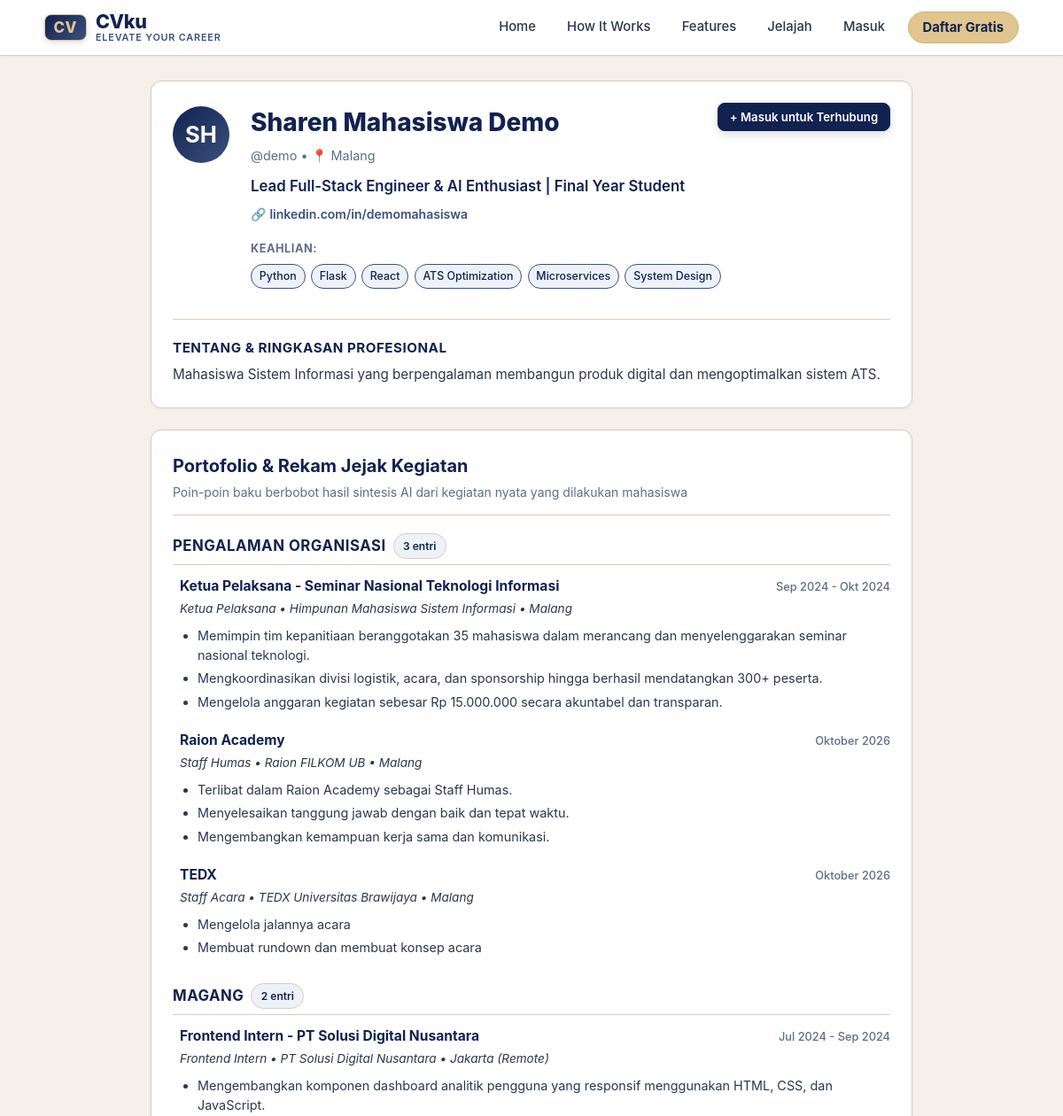
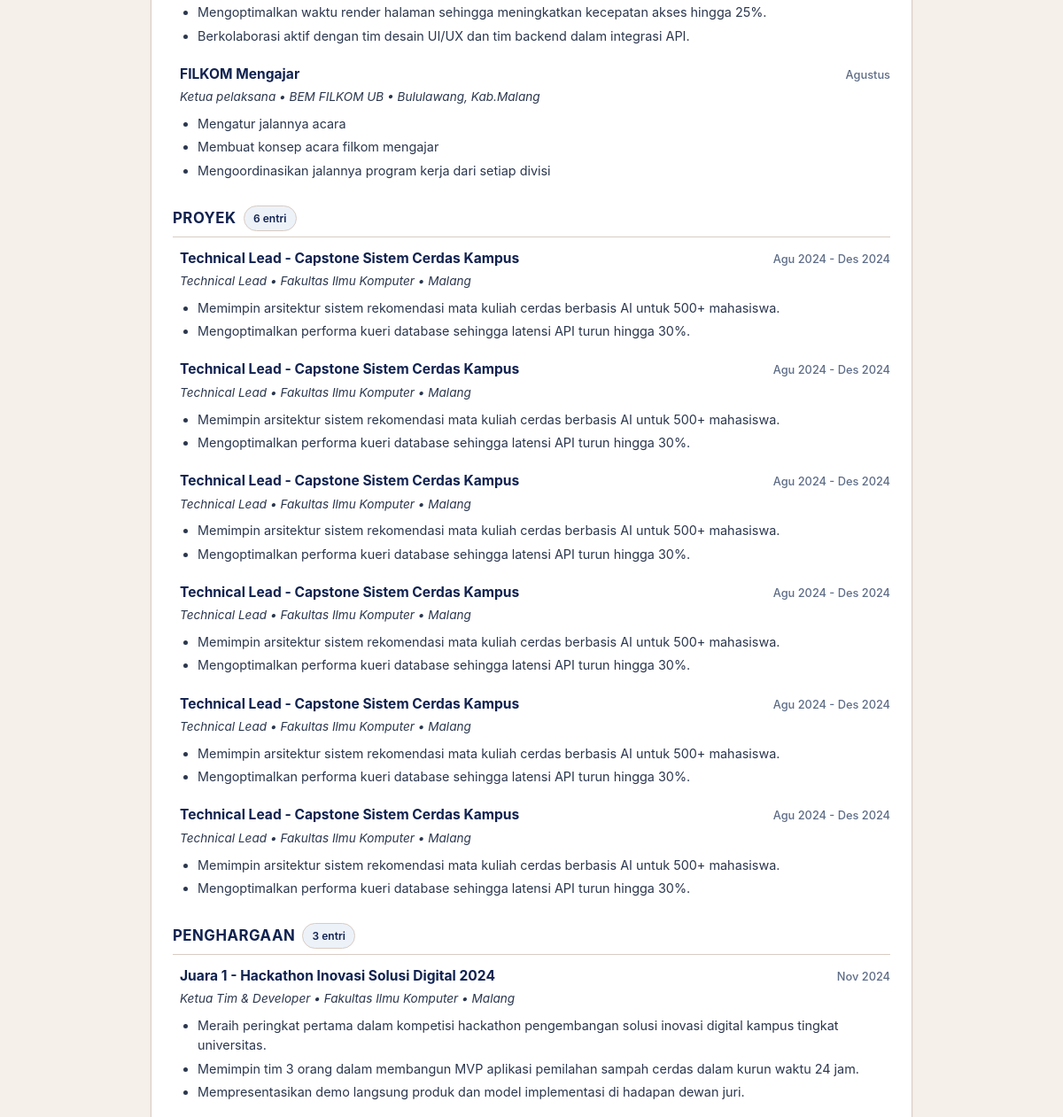
The app's page /u/1 (upper part), older data (2 pictures, top to bottom).
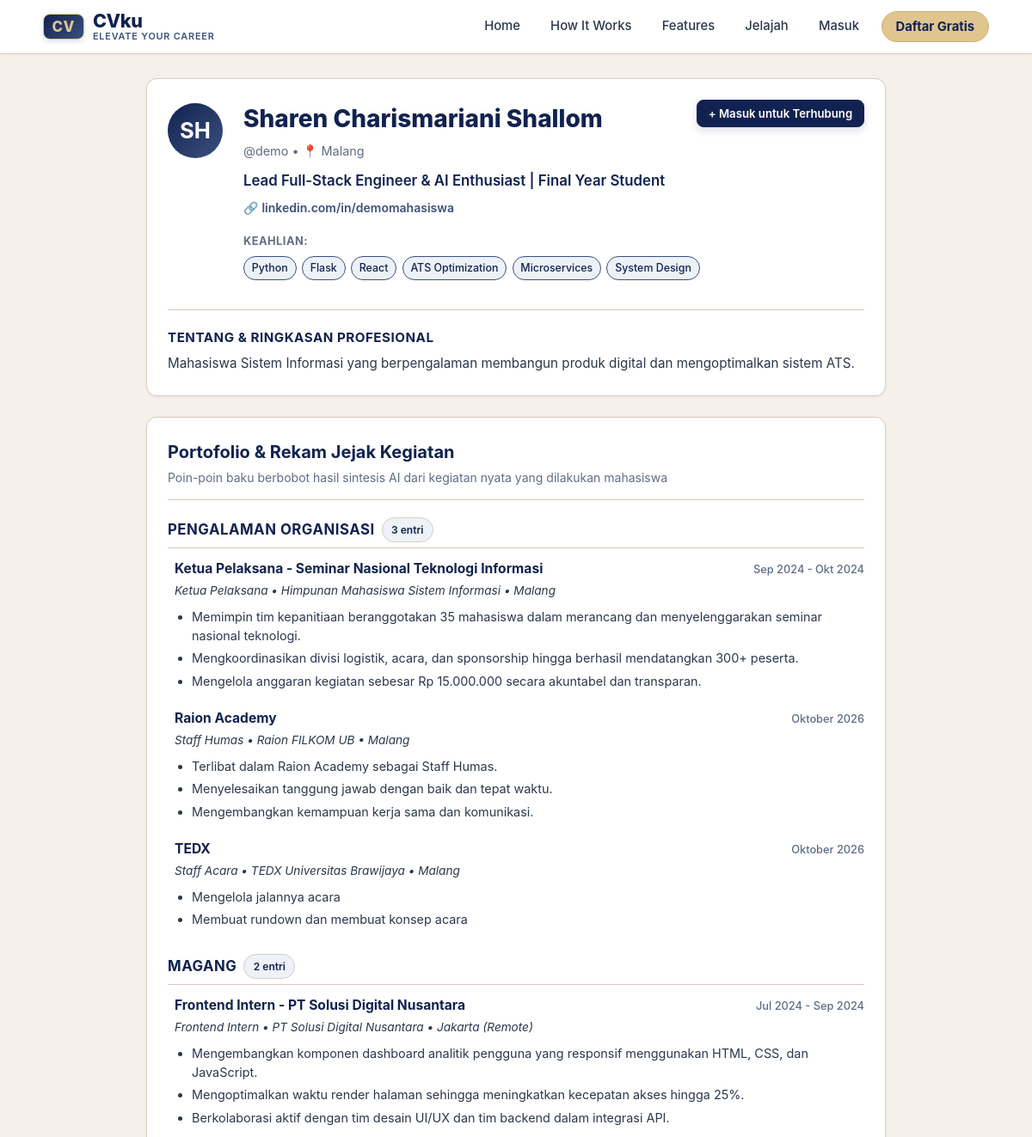
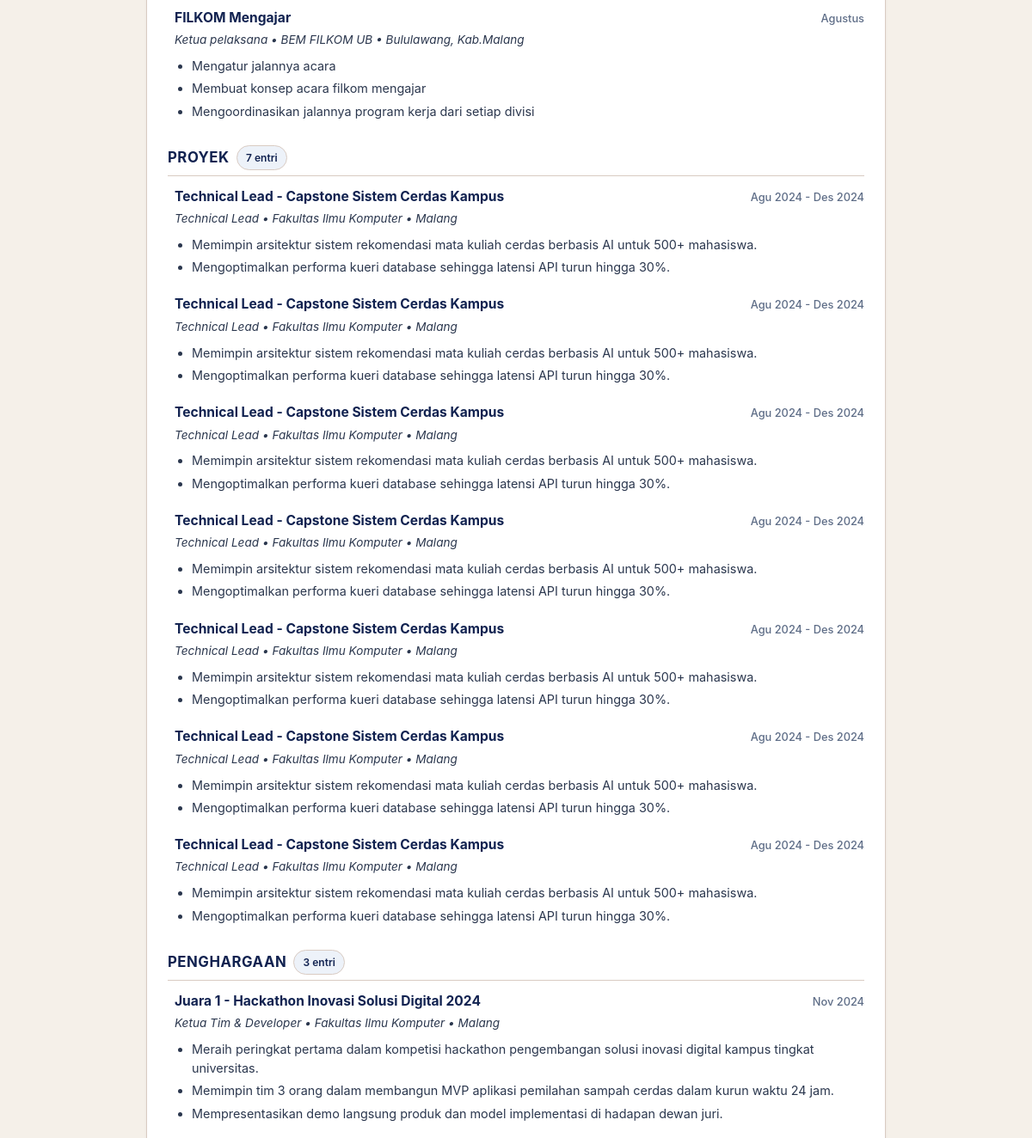
The same page, newer data (2 pictures, top to bottom).
### tables this page shows
CREATE TABLE "pengguna" (
                id INTEGER PRIMARY KEY AUTOINCREMENT,
                username TEXT UNIQUE NOT NULL,
                password_hash TEXT NOT NULL,
                peran TEXT NOT NULL DEFAULT 'pengguna',
                nama TEXT,
                email TEXT,
                telepon TEXT,
                kota TEXT,
                linkedin TEXT,
                ringkasan TEXT,
                headline TEXT,
                skill TEXT
            );

CREATE TABLE bagian_cv (
  id INTEGER PRIMARY KEY AUTOINCREMENT, nama TEXT UNIQUE NOT NULL);

CREATE TABLE entri_cv (
  id INTEGER PRIMARY KEY AUTOINCREMENT,
  id_pencapaian INTEGER UNIQUE NOT NULL REFERENCES pencapaian(id) ON DELETE CASCADE,
  id_bagian INTEGER NOT NULL REFERENCES bagian_cv(id), judul TEXT NOT NULL);

CREATE TABLE pencapaian (
  id INTEGER PRIMARY KEY AUTOINCREMENT,
  id_pengguna INTEGER NOT NULL REFERENCES pengguna(id),
  nama_kegiatan TEXT NOT NULL, penyelenggara TEXT, peran TEXT, periode TEXT, lokasi TEXT,
  uraian TEXT NOT NULL,
  status TEXT NOT NULL DEFAULT 'menunggu' CHECK (status IN ('menunggu','disetujui','ditolak')),
  dibuat_pada TEXT DEFAULT CURRENT_TIMESTAMP);

CREATE TABLE poin_cv (
  id INTEGER PRIMARY KEY AUTOINCREMENT,
  id_entri INTEGER NOT NULL REFERENCES entri_cv(id) ON DELETE CASCADE,
  urutan INTEGER NOT NULL, teks TEXT NOT NULL);

### app.py (the view)
@app.route("/u/<int:id>")
def profil_publik_page(id):
    mhs = db.baca_pengguna(id)
    if not mhs:
        flash("Profil pengguna tidak ditemukan.", "error")
        return redirect(url_for("jelajah_page"))
    cv_data = db.baca_cv_pengguna(id, hanya_disetujui=False)
    skills = jaringan._parse_skill(mhs.get("skill"))
    user_id = session.get("user_id")
    relasi = jaringan.status_koneksi(user_id, id) if user_id else "tidak_terhubung"
    adalah_pemilik = (user_id == id)
    return render_template(
        "profil_publik.html",
        mhs=mhs,
        cv=cv_data,
        skills=skills,
        status_koneksi=relasi,
        adalah_pemilik=adalah_pemilik,
        urutan_bagian=skema.BAGIAN
    )

### app.py (called while the page is built)
@app.after_request
def add_no_cache_headers(response):
    response.headers["Cache-Control"] = "no-cache, no-store, must-revalidate, max-age=0"
    response.headers["Pragma"] = "no-cache"
    response.headers["Expires"] = "0"
    return response

@app.context_processor
def inject_waktu_server():
    return {
        "waktu_refresh": datetime.datetime.now().strftime("%H:%M:%S")
    }

### db.py (called while the page is built)
def koneksi():
    con = sqlite3.connect(DB_PATH)
    con.row_factory = sqlite3.Row
    con.execute("PRAGMA foreign_keys = ON")
    return con

def _satu(sql, args=()):
    con = koneksi()
    try:
        r = con.execute(sql, args).fetchone()
        return dict(r) if r else None
    finally:
        con.close()

def _semua(sql, args=()):
    con = koneksi()
    try:
        return [dict(r) for r in con.execute(sql, args).fetchall()]
    finally:
        con.close()

def baca_pengguna(id_pengguna):
    u = _satu("SELECT * FROM pengguna WHERE id=?", (id_pengguna,))
    if u:
        u.pop("password_hash")
    return u

### jaringan.py (called while the page is built)
def _parse_skill(skill_str):
    if not skill_str:
        return []
    return [s.strip() for s in skill_str.split(",") if s.strip()]

### templates/profil_publik.html (shortened to what the changed rows need)
{% extends "base.html" %}
{% block content %}
<div style="max-width: 860px; margin: 0 auto;">
  <div class="card" style="margin-bottom: 1.5rem; position: relative;">
    <div style="display: flex; gap: 1.5rem; align-items: flex-start; flex-wrap: wrap;">
      <div class="avatar-circle avatar-lg" style="margin-top: 0.25rem;">
        {{ (mhs.nama or mhs.username)[:2]|upper }}
      </div>
      <div style="flex: 1; min-width: 260px;">
        <div style="display: flex; justify-content: space-between; align-items: flex-start; flex-wrap: wrap; gap: 0.75rem;">
          <div>
            <h1 style="font-size: 1.75rem; font-weight: 800; color: var(--dark); margin: 0 0 0.2rem 0;">
              {{ mhs.nama or mhs.username }}
            </h1>
            <p style="font-size: 0.9rem; color: var(--muted); margin: 0;">
              @{{ mhs.username }} {% if mhs.kota %}• 📍 {{ mhs.kota }}{% endif %}
            </p>
          </div>
          <div>
          </div>
        </div>
        <p style="font-size: 1.05rem; font-weight: 600; color: var(--primary); margin: 0.75rem 0 0.5rem 0; line-height: 1.4;">
          {{ mhs.headline or 'Mahasiswa aktif dengan portofolio terverifikasi AI.' }}
        </p>
        {% if mhs.linkedin %}
          <div style="font-size: 0.875rem; color: var(--slate); margin-top: 0.4rem;">
            🔗 <a href="{{ mhs.linkedin if mhs.linkedin.startswith('http') else 'https://' + mhs.linkedin }}" target="_blank" rel="noopener noreferrer" style="font-weight: 600;">
              {{ mhs.linkedin }}
            </a>
          </div>
        {% endif %}
        {% if skills %}
          <div style="margin-top: 0.85rem;">
            <span style="font-size: 0.8rem; font-weight: 700; color: var(--muted); text-transform: uppercase; letter-spacing: 0.5px;">Keahlian:</span>
            <div class="skill-tags" style="margin-top: 0.35rem;">
              {% for s in skills %}
                <span class="skill-tag skill-tag-primary">{{ s }}</span>
              {% endfor %}
            </div>
          </div>
        {% endif %}
      </div>
    </div>
    {% if mhs.ringkasan %}
      <div style="margin-top: 1.5rem; pt: 1rem; border-top: 1px solid var(--border); padding-top: 1.25rem;">
        <h3 style="font-size: 0.95rem; font-weight: 700; text-transform: uppercase; letter-spacing: 0.5px; color: var(--dark); margin-bottom: 0.4rem;">
          Tentang &amp; Ringkasan Profesional
        </h3>
        <p style="color: var(--slate); font-size: 0.95rem; line-height: 1.6; margin: 0;">
          {{ mhs.ringkasan }}
        </p>
      </div>
    {% endif %}
  </div>
  <div class="card">
    <div class="card-header" style="margin-bottom: 1.25rem;">
      <div>
        <h2 class="card-title">Portofolio &amp; Rekam Jejak Kegiatan</h2>
      </div>
    </div>
    {% set total_entri = 0 %}
    {% for b in urutan_bagian %}
      {% if cv.get(b) %}
        {% set total_entri = total_entri + cv[b]|length %}
        <div style="margin-bottom: 1.75rem;">
          <div style="display: flex; align-items: center; gap: 0.5rem; margin-bottom: 0.75rem; border-bottom: 1.5px solid var(--border); padding-bottom: 0.35rem;">
            <h3 style="font-size: 1.05rem; font-weight: 700; color: var(--dark); text-transform: uppercase; letter-spacing: 0.5px; margin: 0;">
              {{ b }}
            </h3>
            <span class="badge badge-section" style="font-size: 0.75rem;">{{ cv[b]|length }} entri</span>
          </div>
          {% for item in cv[b] %}
            <div style="margin-bottom: 1.25rem; padding-left: 0.5rem;">
              <div style="display: flex; justify-content: space-between; align-items: baseline; flex-wrap: wrap; gap: 0.35rem;">
                <h4 style="font-size: 0.975rem; font-weight: 700; color: var(--dark); margin: 0;">
                  {{ item.judul }}
                </h4>
                {% if item.periode %}
                  <span style="font-size: 0.8rem; color: var(--muted); font-weight: 500;">
                    {{ item.periode }}
                  </span>
                {% endif %}
              </div>
              {% set meta_list = [] %}
              {% if item.peran %}{% set _ = meta_list.append(item.peran) %}{% endif %}
              {% if item.penyelenggara %}{% set _ = meta_list.append(item.penyelenggara) %}{% endif %}
              {% if item.lokasi %}{% set _ = meta_list.append(item.lokasi) %}{% endif %}
              {% if meta_list %}
                <p style="font-size: 0.85rem; color: var(--slate); font-style: italic; margin: 0.15rem 0 0.5rem 0;">
                  {{ meta_list|join(' • ') }}
                </p>
              {% endif %}
              {% if item.poin %}
                <ul style="margin: 0.35rem 0 0 1.25rem; padding: 0; font-size: 0.9rem; line-height: 1.55; color: var(--slate);">
                  {% for pt in item.poin %}
                    <li style="margin-bottom: 0.25rem;">{{ pt }}</li>
                  {% endfor %}
                </ul>
              {% endif %}
            </div>
          {% endfor %}
        </div>
      {% endif %}
    {% endfor %}
  </div>
</div>
{% endblock %}

Row changes from the older to the newer data that the page shows:
changed pengguna "SH": nama "Sharen Mahasiswa Demo" → "Sharen Charismariani Shallom"
computed for bagian_cv "PROYEK": cv "6" → "7"
added entri_cv: judul "Technical Lead - Capstone Sistem Cerdas Kampus", periode "Agu 2024 - Des 2024", meta_list "Technical Lead • Fakultas Ilmu Komputer • Malang", shown under bagian_cv "PROYEK"
added poin_cv: teks "Memimpin arsitektur sistem rekomendasi mata kuliah cerdas berbasis AI untuk 500+ mahasiswa.", shown under "Technical Lead - Capstone Sistem Cerdas Kampus"
added poin_cv: teks "Mengoptimalkan performa kueri database sehingga latensi API turun hingga 30%.", shown under "Technical Lead - Capstone Sistem Cerdas Kampus"
